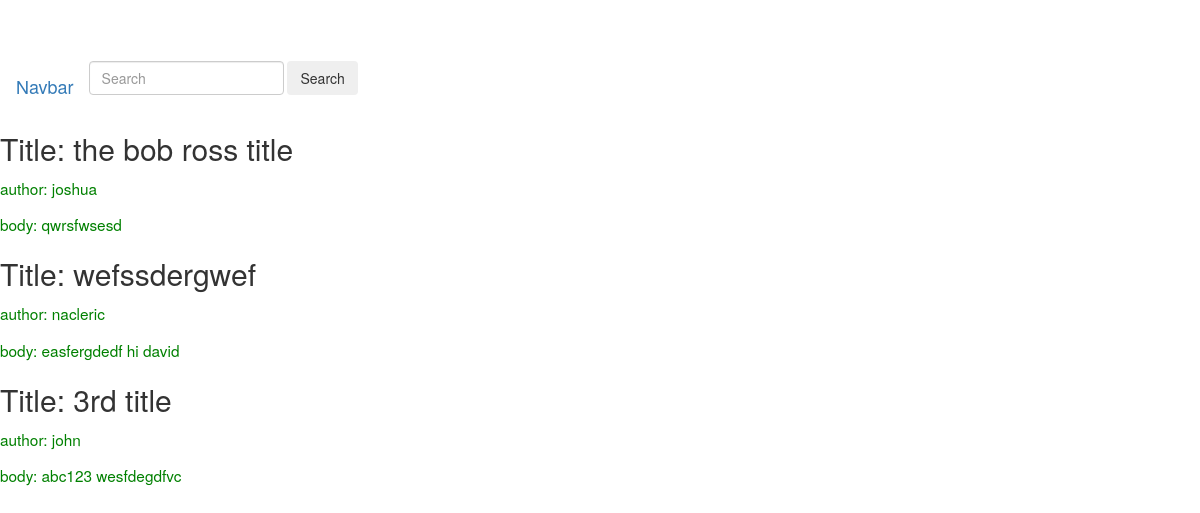
Screenshot of /blog/ with the database file from the repository.
### blog/models.py (models this page shows, shortened)
class BlogPost(models.Model):
    author = models.ForeignKey(User, on_delete=models.CASCADE)
    title = models.CharField(max_length=200)
    body = models.TextField(max_length=600)
    likes = models.IntegerField(default=0)
    dislikes = models.IntegerField(default=0)

### blog/views.py (the view)
# urls.py: path('', views.index, name='index'),
def index(request): #queries through all posts
    blogposts = BlogPost.objects.all()
    context = {'blogposts': blogposts}
    return render(request, 'blog/index.html', context)

### templates/blog/index.html
{% extends 'blog/base.html' %}
{% block content %}
    {% for blogpost in blogposts %}
    <h2> Title: {{blogpost.title}} </h2>
    <p> author: {{blogpost.author}} </p>
    <p> body: {{blogpost.body}} </p>
    {% endfor %}
{% endblock %}

### static/css/custom.css (style rules this page uses)
p { font-size: 1.1em; line-height: 1.7em; color: green; }
body { padding-top: 60px; }

### rows the page displays
BlogPost: title "the bob ross title", author "joshua", body "qwrsfwsesd"
BlogPost: title "wefssdergwef", author "nacleric", body "easfergdedf hi david"
BlogPost: title "3rd title", author "john", body "abc123 wesfdegdfvc"
